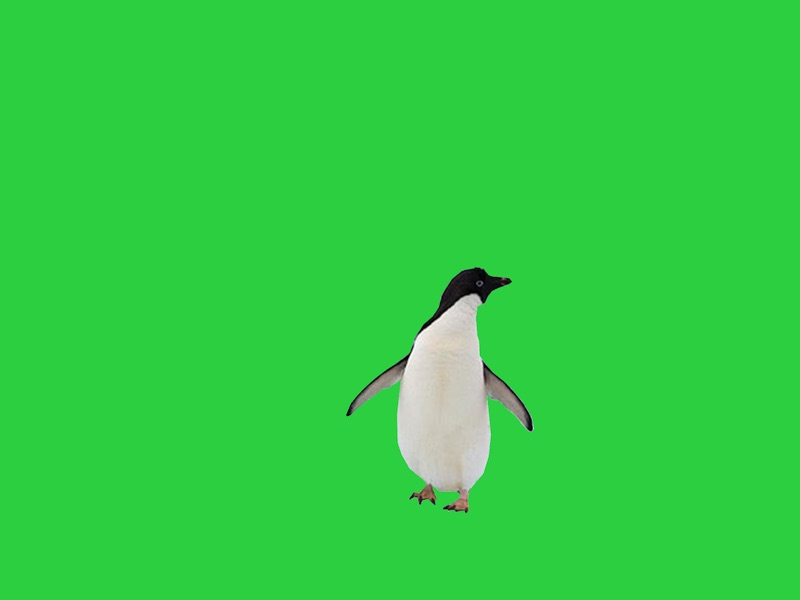
#> input picture Week 7/penguin.jpg, 800 x 600 px
$ python 'prove 7.py'
#> lines starting #> are read from the running program, lines starting #| are printed output that depends on the picture
from PIL import Image

image_green = Image.open('penguin.jpg')
#> image_green is the input picture: PIL image 800x600 RGB; mean R, G, B 49, 205.6, 67.8
image_desert = Image.open('desert.jpg')
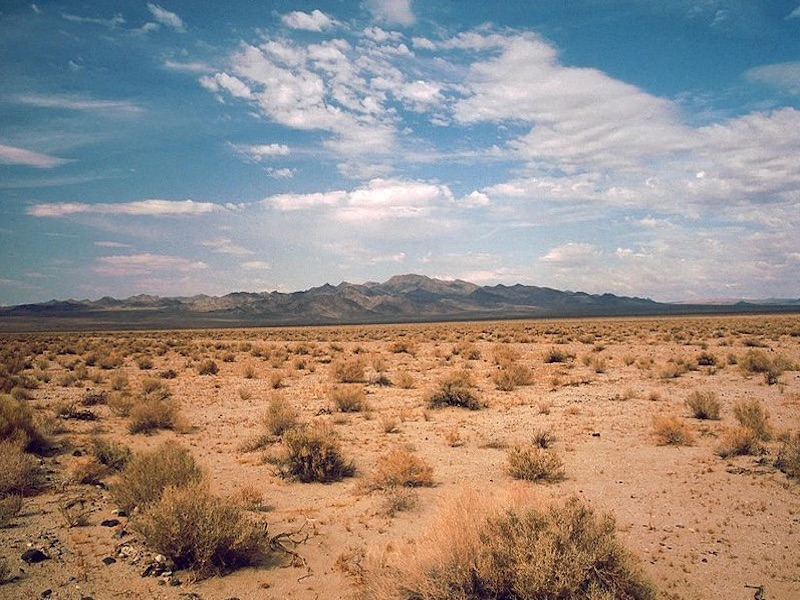
#> input picture Week 7/desert.jpg, 800 x 600 px
#> image_desert is the input picture: PIL image 800x600 RGB; mean R, G, B 151.6, 139.6, 131.6

combined_imagen = Image.new('RGB' , image_desert.size)
#> combined_imagen: PIL image 800x600 RGB; every value is 0
pixels_desert = image_desert.load()
pixels_green = image_green.load()
pixels_combined = combined_imagen.load()
width, height = image_desert.size
#> width = 800; height = 600
color = pixels_green[1, 1]
#> color = (44, 207, 64)

for x in range(0, width):
  for y in range(0, height):
    (r, g, b) = pixels_green[x, y]
    if r <= 150 and g >= 210 and b <= 60:
      pixels_green[x, y] = pixels_desert[x, y]
    elif r <= 145 and g >= 210 and b <= 145:
      pixels_green[x, y] = pixels_desert[x, y]
    elif r <= 230 and g >= 254 and b <= 155:
      pixels_green[x, y] = pixels_desert[x, y]
    elif r <= 164 and g >= 164 and b <= 230:
      pixels_green[x, y] = pixels_desert[x, y]
    elif r <= 66 and g >= 120 and b <= 84:
      pixels_green[x, y] = pixels_desert[x, y]
    elif r <= 130 and g >= 200 and b <= 130:
      pixels_green[x, y] = pixels_desert[x, y]
    pixels_combined[x, y] = pixels_green[x, y]
combined_imagen.save('penguin desert.jpg')
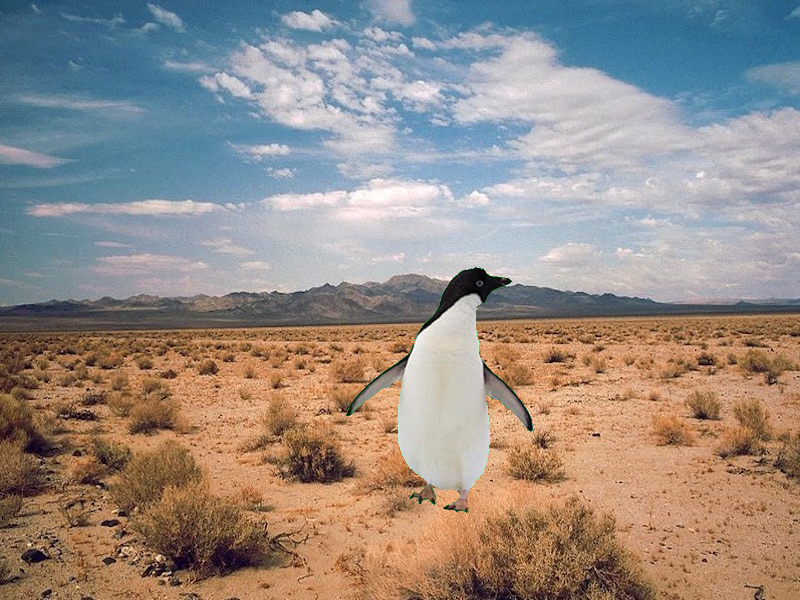
#> saved as penguin desert.jpg: PIL image 800x600 RGB; mean R, G, B 150.9, 140.7, 133.6
combined_imagen.show()

image_green.show()
image_desert.show()
